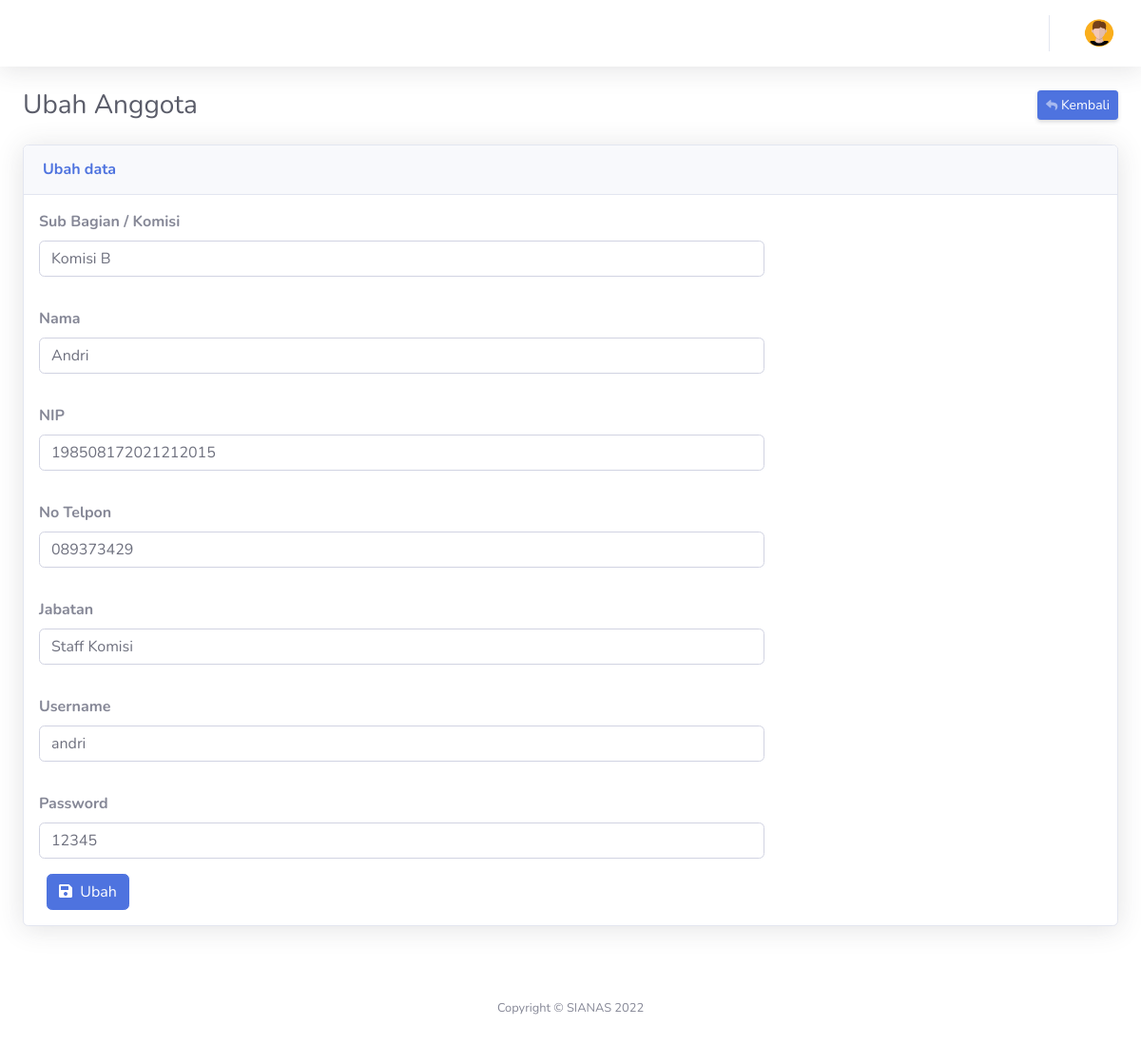
Before: /anggota/ubah/1 with the older database file.
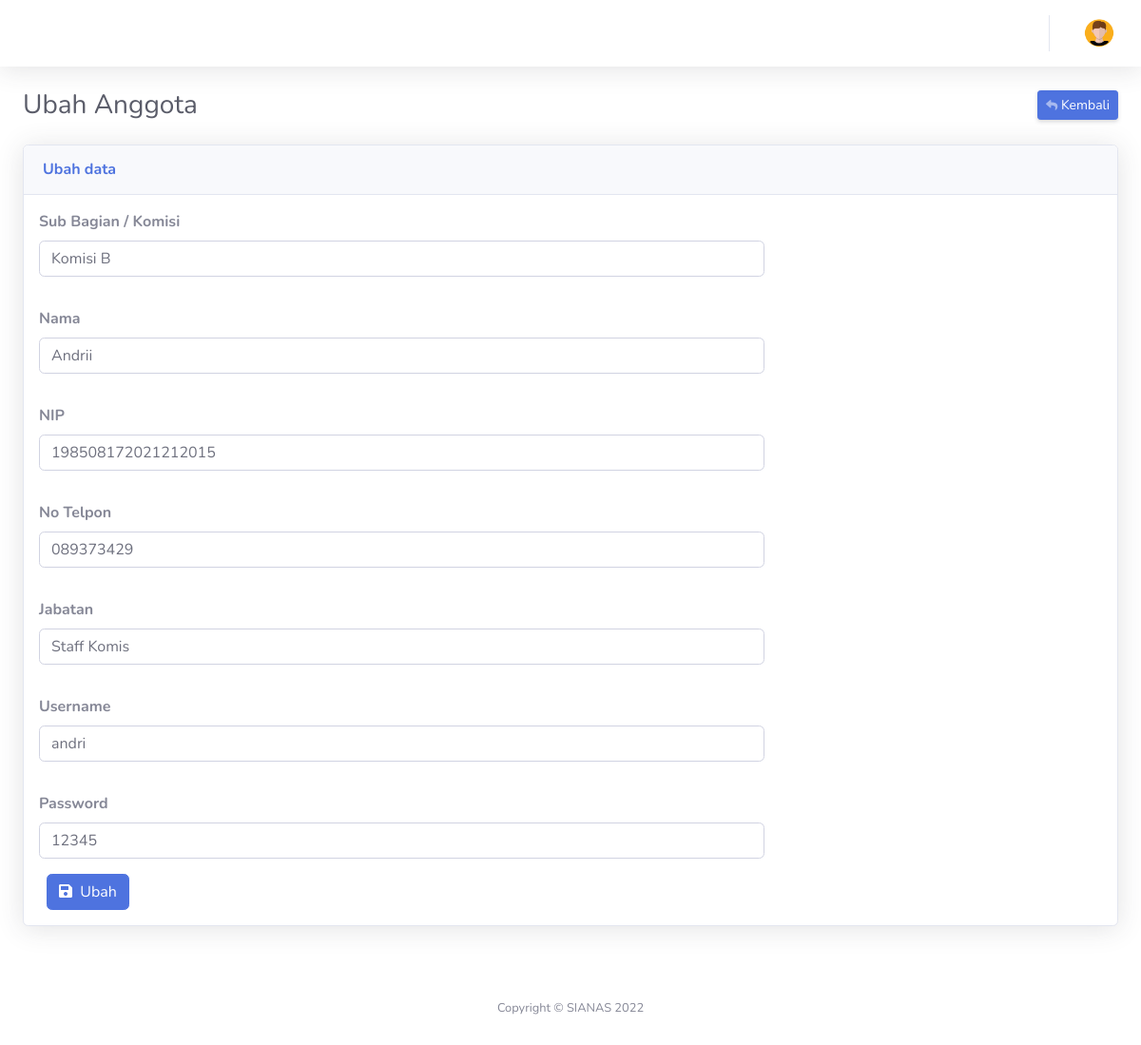
After: the same page with the newer database file.
### tables this page shows
CREATE TABLE `anggota` (
  `no_anggota` int(11) NOT NULL,
  `subbag` varchar(100) NOT NULL,
  `nama` varchar(120) NOT NULL,
  `nip` varchar(120) NOT NULL,
  `jabatan` varchar(120) NOT NULL,
  `no_hp` varchar(120) NOT NULL,
  `username` varchar(100) NOT NULL,
  `password` varchar(100) NOT NULL,
  `role` int(11) NOT NULL,
  `foto` varchar(120) NOT NULL
);

### application/controllers/Anggota.php (called while the page is built, shortened)
<?php
class Anggota extends CI_Controller
{
	function __construct()
	{
		$this->load->library('form_validation');
		$this->load->helper(array('url', 'form'));
		$this->load->model('admin/Anggota_model', 'anggota');
	}
	public function ubah($no_anggota)
	{
		$data['session'] = $this->session->userdata('nama');
		$id = $this->session->userdata('userid');
		$data['nama'] = $this->db->get_where('admin', ['no_admin' => $id])->row_array();
		$data['anggota'] = $this->anggota->getAnggotaById($no_anggota);
		$this->form_validation->set_rules('subbag', 'Sub Bagian / Komisi', 'required');
		$this->form_validation->set_rules('nama', 'Nama', 'required');
		$this->form_validation->set_rules('no_hp', 'No Telp', 'required');
		$this->form_validation->set_rules('jabatan', 'Jabatan', 'required');
		$this->form_validation->set_rules('username', 'Username', 'required');
		$this->form_validation->set_rules('password', 'Password', 'required');
		if ($this->form_validation->run() == FALSE) {
			$this->load->view('admin/template/header', $data);
			$this->load->view('admin/template/topbar', $data);
			$this->load->view('admin/anggota/ubah', $data);
			$this->load->view('admin/template/footer', $data);
		} else {
			$data['anggota'] = $this->anggota->ubahAnggota();
			$this->session->set_flashdata('success', 'Diubah!');
			redirect('anggota');
		}
	}
}

### index.php (called while the page is built, shortened)
<?php
require_once BASEPATH.'core/CodeIgniter.php';

### application/models/admin/Anggota_model.php (called while the page is built, shortened)
<?php
class Anggota_model extends CI_Model
{
    public function getAnggotaById($no_anggota)
    {
        return $this->db->get_where('anggota', ['no_anggota' => $no_anggota])->row_array();
    }
}

### application/views/admin/anggota/ubah.php (the view, shortened to what the changed rows need)
<div class="container-fluid">
    <div class="d-sm-flex align-items-center justify-content-between mb-4">
        <h1 class="h3 mb-0 text-gray-800">Ubah Anggota</h1>
    </div>
    <div class="row">
        <div class="col-lg-12 mb-4">
            <div class="card shadow mb-4">
                <form action="" method="POST">
                    <div class="form-row">
                        <div class="form-group col-md-8 ml-3 mt-3">
                            <label for="kode"><strong>Sub Bagian / Komisi</strong></label>
                            <input type="text" name="subbag" placeholder="Masukkan Sub Bagian / Komisi" autocomplete="off" class="form-control" id="subbag" value="<?= $anggota['subbag']; ?>">
                        </div>
                    </div>
                    <div class="form-row">
                        <div class="form-group col-md-8 ml-3 mt-3">
                            <label for="kode"><strong>Nama</strong></label>
                            <input type="text" name="nama" placeholder="Masukkan Nama" autocomplete="off" class="form-control" id="nama" value="<?= $anggota['nama']; ?>">
                        </div>
                    </div>
                    <div class="form-row">
                        <div class="form-group col-md-8 ml-3 mt-3">
                            <label for="kode"><strong>NIP</strong></label>
                            <input type="text" name="nip" placeholder="Masukkan NIP" autocomplete="off" class="form-control" id="nip" value="<?= $anggota['nip']; ?>">
                        </div>
                    </div>
                    <div class="form-row">
                        <div class="form-group col-md-8 ml-3 mt-3">
                            <label for="kode"><strong>No Telpon</strong></label>
                            <input type="text" name="no_hp" placeholder="Masukkan No Telpon" autocomplete="off" class="form-control" id="no_hp" value="<?= $anggota['no_hp']; ?>">
                        </div>
                    </div>
                    <div class="form-row">
                        <div class="form-group col-md-8 ml-3 mt-3">
                            <label for="kode"><strong>Jabatan</strong></label>
                            <input type="text" name="jabatan" placeholder="Masukkan Jabatan" autocomplete="off" class="form-control" id="jabatan" value="<?= $anggota['jabatan']; ?>">
                        </div>
                    </div>
                    <div class="form-row">
                        <div class="form-group col-md-8 ml-3 mt-3">
                            <label for="kode"><strong>Username</strong></label>
                            <input type="text" name="username" placeholder="Masukkan Username" autocomplete="off" class="form-control" id="username" value="<?= $anggota['username']; ?>">
                        </div>
                    </div>
                    <div class="form-row">
                        <div class="form-group col-md-8 ml-3 mt-3">
                            <label for="kode"><strong>Password</strong></label>
                            <input type="text" name="password" placeholder="Masukkan Password" autocomplete="off" class="form-control" id="password" value="<?= $anggota['password']; ?>">
                        </div>
                    </div>
                </form>
            </div>
        </div>
    </div>
</div>
</div>
</body>
</html>

Changed rows visible on the page:
changed anggota "Komisi B": nama "Andri" → "Andrii"; jabatan "Staff Komisi" → "Staff Komis"
